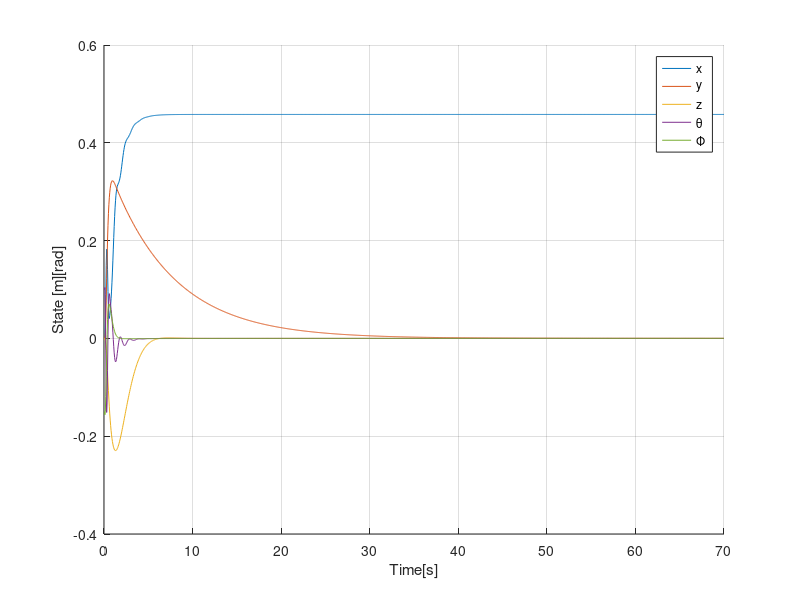

Here is the MATLAB script that generated this plot:
clear
format compact
close all

%q=[x,xd,θ,θd,β,y,yd,Φ,Φd,γ,z,zd]'
% パラメータ
r = 0.6; % =(2/3)(振子の長さ)
g = 9.81; % 重力加速度 [m/s^2]

A = [0 1 0 0 0 0 0 0 0 0 0 0;
    0 0 0 0 g 0 0 0 0 0 0 0;
    0 0 0 1 0 0 0 0 0 0 0 0;
    0 0 g/r 0 -g/r 0 0 0 0 0 0 0;
    0 0 0 0 0 0 0 0 0 0 0 0;
    0 0 0 0 0 0 1 0 0 0 0 0;
    0 0 0 0 0 0 0 0 0 -g 0 0;
    0 0 0 0 0 0 0 0 1 0 0 0;
    0 0 0 0 0 0 0 g/r 0 -g/r 0 0;
    0 0 0 0 0 0 0 0 0 0 0 0;
    0 0 0 0 0 0 0 0 0 0 0 1;
    0 0 0 0 0 0 0 0 0 0 0 0;];

B = [0 0 0;
    0 0 0;
    0 0 0;
    0 0 0;
    1 0 0;
    0 0 0;
    0 0 0;
    0 0 0;
    0 0 0;
    0 1 0;
    0 0 0;
    0 0 1;];

C = [1 0 0 0 0 0 0 0 0 0 0 0];

At = [A, zeros(12, 1);
      -C, 0];
Bt = [B; zeros(1, 3)];

%重みの決定
%        [1, 2, 3, 4, 5, 6, 7, 8, 9, 10, 11, 12, 13]
%        [x,xd, θ,θd, β, y,yd, Φ,Φd,  γ,  z, zd, w]
% Q = diag([40, 40, 40, 40, 40, 40, 40, 40, 40, 40, 40, 40, 100]);
% Q = diag([1, 1, 1, 1, 1, 1, 1, 1, 1, 1, 1, 1, 6000]); %成功 時間がかかるけど、収束する。
Q = diag([1, 50, 1, 1, 1, 1, 50, 1, 1, 1, 1, 1, 6000]);
R=diag([1,1,1]);

%lqr法
Kt = lqr(At, Bt, Q, R);
K1 = Kt(:, 1:12);
K2 = Kt(:, 13);
% K3 = [10; 0; 0];

% シミュレーションの設定
Tf = 70;  % シミュレーション時間 [s]
Ts = 0.05; % サンプリング時間 [s]
T = 0:Ts:Tf;  % シミュレーションの時間軸
N = length(T);  % シミュレーションの時間ステップ数(=201)

% 目標値の定義
q_ref = zeros(13, N);

% 初期状態
q0 = [0; 0; 0.1;  0; 0; 0; 0; -0.15; 0; 0; 0; 0; 0];
q = zeros(13, N);
dq = zeros(13, N);
q(:, 1) = q0;
u = zeros(3, N); % 制御入力の初期化

% 目標値 [m]
r0 = 0.5;


u1 = zeros(3,1);
u2 = zeros(3,1);

for k = 1:N-1

    % 状態フィードバックによる制御入力の計算
    u1(:,k) = -K1*(q(1:12, k) - q_ref(1:12, k));
    u2(:,k) = -K2*(q(13, k) - q_ref(13, k));

    u = u1 + u2;


    %状態方程式の計算 13状態
    dq(:,k) = [q(2,k);
        (g+0.5*g*(q(5,k)*q(5,k)+q(10,k)*q(10,k))+u(3,k))*sin(q(5,k));
        q(4,k);
        -q(9,k)*q(9,k)*sin(q(3,k))*cos(q(3,k))+(1/r)*(-((g+0.5*g*(q(5,k)*q(5,k)+q(10,k)*q(10,k))+u(3,k))*sin(q(5,k)))*cos(q(3,k))-(-(g+0.5*g*(q(5,k)*q(5,k)+q(10,k)*q(10,k))+u(3,k))*sin(q(10,k))*cos(q(5,k)))*sin(q(8,k))*sin(q(3,k))+(((g+0.5*g*(q(5,k)*q(5,k)+q(10,k)*q(10,k))+u(3,k))*cos(q(5,k))*cos(q(10,k)))-g+g)*cos(q(8,k))*sin(q(3,k)));
        u(1,k);
        q(7,k);
        -(g+0.5*g*(q(5,k)*q(5,k)+q(10,k)*q(10,k))+u(3,k))*sin(q(10,k))*cos(q(5,k));
        q(9,k);
        2*q(4,k)*q(9,k)*tan(q(3,k))+(1/r)*(1/cos(q(3,k)))*((-(g+0.5*g*(q(5,k)*q(5,k)+q(10,k)*q(10,k))+u(3,k))*sin(q(10,k))*cos(q(5,k)))*cos(q(8,k))+(((g+0.5*g*(q(5,k)*q(5,k)+q(10,k)*q(10,k))+u(3,k))*cos(q(5,k))*cos(q(10,k)))-g+g)*sin(q(8,k)));
        u(2,k)/cos(q(5,k));
        q(12,k);
        (g+0.5*g*(q(5,k)*q(5,k)+q(10,k)*q(10,k))+u(3,k))*cos(q(5,k))*cos(q(10,k))-g;
        r0 - q(13, k)]; % 追加した13行目


    % 1ステップ先の状態の更新
    q(:, k+1) = q(:,k) + dq(:,k)*Ts;
end

figure;
hold on;
plot(T,q(1,:),'DisplayName','x');
plot(T,q(6,:),'DisplayName','y');
plot(T,q(11,:),'DisplayName','z');
plot(T,q(3,:),'DisplayName','θ');
plot(T,q(8,:),'DisplayName','Φ');
legend('show');
xlabel('Time[s]');
ylabel('State [m][rad]');
grid on;

% 入力をグラフ化
% figure;
% T2 = T(1:end-1);
% hold on;
% plot(T2, u(1,:), 'DisplayName', 'u1');
% plot(T2, u(2,:), 'DisplayName', 'u2');
% plot(T2, u(3,:), 'DisplayName', 'u3');
% title('Control Inputs Over Time');
% xlabel('Time [s]');
% ylabel('Control Input Value');
% legend('show');
% grid on;